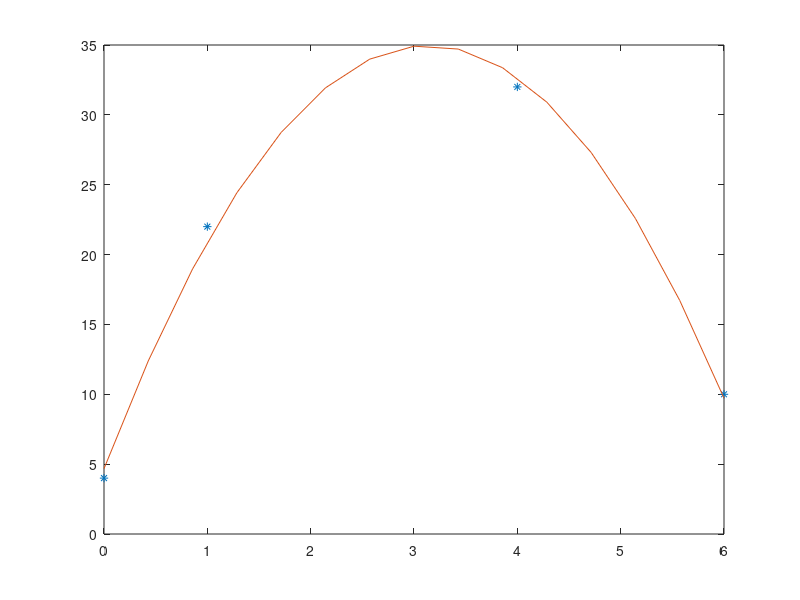

Reproduce this figure in MATLAB.
%Problem 11%
A = [ 1, 2; -1, -2; 10^-10, 0];
b = [1; 1; 1];
[U,S,V] = svd(A);
SI = pinv(S);
Adag = transpose(V)*SI*transpose(U);
x = Adag*b
%%
%Problem 12%
ts = [0; 1; 4; 6];
ys = [4; 22; 32; 10];
tp = linspace(0,6,15);
p = polyfit(ts,ys,2);
plot(ts,ys,'*',tp,polyval(p,tp))